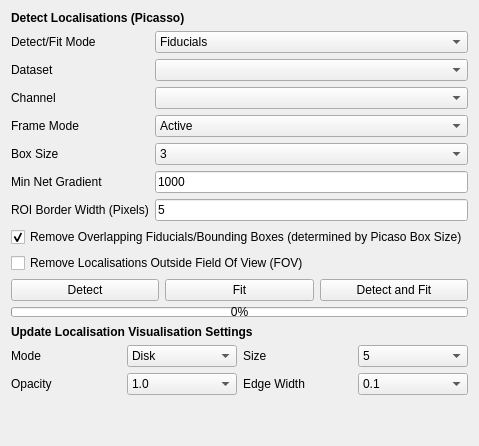
     <widget class="QWidget" name="tab_2">
      <attribute name="title">
       <string>Detect</string>
      </attribute>
      <layout class="QVBoxLayout" name="verticalLayout_3">
       <item>
        <widget class="QLabel" name="label_3">
         <property name="font">
          <font>
           <weight>75</weight>
           <bold>true</bold>
          </font>
         </property>
         <property name="text">
          <string>Detect Localisations (Picasso)</string>
         </property>
        </widget>
       </item>
       <item>
        <layout class="QFormLayout" name="formLayout_3">
         <item row="0" column="0">
          <widget class="QLabel" name="label_7">
           <property name="text">
            <string>Detect/Fit Mode</string>
           </property>
          </widget>
         </item>
         <item row="0" column="1">
          <widget class="QComboBox" name="picasso_detect_mode">
           <item>
            <property name="text">
             <string>Fiducials</string>
            </property>
           </item>
           <item>
            <property name="text">
             <string>Bounding Boxes</string>
            </property>
           </item>
          </widget>
         </item>
         <item row="1" column="0">
          <widget class="QLabel" name="label_11">
           <property name="text">
            <string>Dataset</string>
           </property>
          </widget>
         </item>
         <item row="1" column="1">
          <widget class="QComboBox" name="picasso_dataset"/>
         </item>
         <item row="2" column="0">
          <widget class="QLabel" name="label_6">
           <property name="text">
            <string>Channel</string>
           </property>
          </widget>
         </item>
         <item row="2" column="1">
          <widget class="QComboBox" name="picasso_channel"/>
         </item>
         <item row="3" column="0">
          <widget class="QLabel" name="label_8">
           <property name="text">
            <string>Frame Mode</string>
           </property>
          </widget>
         </item>
         <item row="3" column="1">
          <widget class="QComboBox" name="picasso_frame_mode">
           <item>
            <property name="text">
             <string>Active</string>
            </property>
           </item>
           <item>
            <property name="text">
             <string>All</string>
            </property>
           </item>
          </widget>
         </item>
         <item row="5" column="0">
          <widget class="QLabel" name="label_5">
           <property name="text">
            <string>Min Net Gradient</string>
           </property>
          </widget>
         </item>
         <item row="5" column="1">
          <widget class="QLineEdit" name="picasso_min_net_gradient">
           <property name="text">
            <string>1000</string>
           </property>
          </widget>
         </item>
         <item row="4" column="0">
          <widget class="QLabel" name="label_28">
           <property name="text">
            <string>Box Size</string>
           </property>
          </widget>
         </item>
         <item row="4" column="1">
          <widget class="QComboBox" name="picasso_box_size">
           <property name="currentIndex">
            <number>0</number>
           </property>
           <item>
            <property name="text">
             <string>3</string>
            </property>
           </item>
           <item>
            <property name="text">
             <string>5</string>
            </property>
           </item>
           <item>
            <property name="text">
             <string>7</string>
            </property>
           </item>
           <item>
            <property name="text">
             <string>9</string>
            </property>
           </item>
          </widget>
         </item>
         <item row="6" column="0">
          <widget class="QLabel" name="label_35">
           <property name="text">
            <string>ROI Border Width (Pixels)</string>
           </property>
          </widget>
         </item>
         <item row="6" column="1">
          <widget class="QLineEdit" name="picasso_roi_border_width">
           <property name="text">
            <string>5</string>
           </property>
          </widget>
         </item>
        </layout>
       </item>
       <item>
        <widget class="QCheckBox" name="picasso_remove_overlapping">
         <property name="text">
          <string>Remove Overlapping Fiducials/Bounding Boxes (determined by Picaso Box Size)</string>
         </property>
         <property name="checked">
          <bool>true</bool>
         </property>
        </widget>
       </item>
       <item>
        <widget class="QCheckBox" name="picasso_window_cropping">
         <property name="text">
          <string>Remove Localisations Outside Field Of View (FOV)</string>
         </property>
        </widget>
       </item>
       <item>
        <layout class="QGridLayout" name="gridLayout_6">
         <item row="0" column="1">
          <widget class="QPushButton" name="picasso_fit">
           <property name="text">
            <string>Fit</string>
           </property>
          </widget>
         </item>
         <item row="0" column="0">
          <widget class="QPushButton" name="picasso_detect">
           <property name="text">
            <string>Detect</string>
           </property>
          </widget>
         </item>
         <item row="0" column="2">
          <widget class="QPushButton" name="picasso_detectfit">
           <property name="text">
            <string>Detect and Fit</string>
           </property>
          </widget>
         </item>
        </layout>
       </item>
       <item>
        <widget class="QProgressBar" name="picasso_progressbar">
         <property name="maximumSize">
          <size>
           <width>16777215</width>
           <height>10</height>
          </size>
         </property>
         <property name="value">
          <number>0</number>
         </property>
        </widget>
       </item>
       <item>
        <spacer name="verticalSpacer_10">
         <property name="orientation">
          <enum>Qt::Vertical</enum>
         </property>
         <property name="sizeHint" stdset="0">
          <size>
           <width>354</width>
           <height>2</height>
          </size>
         </property>
        </spacer>
       </item>
       <item>
        <widget class="QLabel" name="label_27">
         <property name="font">
          <font>
           <weight>75</weight>
           <bold>true</bold>
          </font>
         </property>
         <property name="text">
          <string>Update Localisation Visualisation Settings</string>
         </property>
        </widget>
       </item>
       <item>
        <layout class="QGridLayout" name="gridLayout_14">
         <item row="0" column="3">
          <widget class="QComboBox" name="picasso_vis_size">
           <property name="currentIndex">
            <number>4</number>
           </property>
           <item>
            <property name="text">
             <string>1</string>
            </property>
           </item>
           <item>
            <property name="text">
             <string>2</string>
            </property>
           </item>
           <item>
            <property name="text">
             <string>3</string>
            </property>
           </item>
           <item>
            <property name="text">
             <string>4</string>
            </property>
           </item>
           <item>
            <property name="text">
             <string>5</string>
            </property>
           </item>
           <item>
            <property name="text">
             <string>6</string>
            </property>
           </item>
           <item>
            <property name="text">
             <string>7</string>
            </property>
           </item>
           <item>
            <property name="text">
             <string>8</string>
            </property>
           </item>
           <item>
            <property name="text">
             <string>9</string>
            </property>
           </item>
           <item>
            <property name="text">
             <string>10</string>
            </property>
           </item>
          </widget>
         </item>
         <item row="0" column="0">
          <widget class="QLabel" name="label_114">
           <property name="text">
            <string>Mode</string>
           </property>
          </widget>
         </item>
         <item row="0" column="1">
          <widget class="QComboBox" name="picasso_vis_mode">
           <item>
            <property name="text">
             <string>Disk</string>
            </property>
           </item>
           <item>
            <property name="text">
             <string>Square</string>
            </property>
           </item>
          </widget>
         </item>
         <item row="0" column="2">
          <widget class="QLabel" name="label_115">
           <property name="text">
            <string>Size</string>
           </property>
          </widget>
         </item>
         <item row="1" column="0">
          <widget class="QLabel" name="label_120">
           <property name="text">
            <string>Opacity</string>
           </property>
          </widget>
         </item>
         <item row="1" column="1">
          <widget class="QComboBox" name="picasso_vis_opacity">
           <property name="currentIndex">
            <number>9</number>
           </property>
           <item>
            <property name="text">
             <string>0.1</string>
            </property>
           </item>
           <item>
            <property name="text">
             <string>0.2</string>
            </property>
           </item>
           <item>
            <property name="text">
             <string>0.3</string>
            </property>
           </item>
           <item>
            <property name="text">
             <string>0.4</string>
            </property>
           </item>
           <item>
            <property name="text">
             <string>0.5</string>
            </property>
           </item>
           <item>
            <property name="text">
             <string>0.6</string>
            </property>
           </item>
           <item>
            <property name="text">
             <string>0.7</string>
            </property>
           </item>
           <item>
            <property name="text">
             <string>0.8</string>
            </property>
           </item>
           <item>
            <property name="text">
             <string>0.9</string>
            </property>
           </item>
           <item>
            <property name="text">
             <string>1.0</string>
            </property>
           </item>
          </widget>
         </item>
         <item row="1" column="2">
          <widget class="QLabel" name="label_121">
           <property name="text">
            <string>Edge Width</string>
           </property>
          </widget>
         </item>
         <item row="1" column="3">
          <widget class="QComboBox" name="picasso_vis_edge_width">
           <property name="currentText">
            <string>0.1</string>
           </property>
           <property name="currentIndex">
            <number>0</number>
           </property>
           <item>
            <property name="text">
             <string>0.1</string>
            </property>
           </item>
           <item>
            <property name="text">
             <string>0.2</string>
            </property>
           </item>
           <item>
            <property name="text">
             <string>0.3</string>
            </property>
           </item>
           <item>
            <property name="text">
             <string>0.4</string>
            </property>
           </item>
           <item>
            <property name="text">
             <string>0.5</string>
            </property>
           </item>
           <item>
            <property name="text">
             <string>0.6</string>
            </property>
           </item>
           <item>
            <property name="text">
             <string>0.7</string>
            </property>
           </item>
           <item>
            <property name="text">
             <string>0.8</string>
            </property>
           </item>
           <item>
            <property name="text">
             <string>0.9</string>
            </property>
           </item>
           <item>
            <property name="text">
             <string>1.0</string>
            </property>
           </item>
          </widget>
         </item>
        </layout>
       </item>
       <item>
        <spacer name="verticalSpacer_2">
         <property name="orientation">
          <enum>Qt::Vertical</enum>
         </property>
         <property name="sizeHint" stdset="0">
          <size>
           <width>20</width>
           <height>40</height>
          </size>
         </property>
        </spacer>
       </item>
      </layout>
     </widget>
